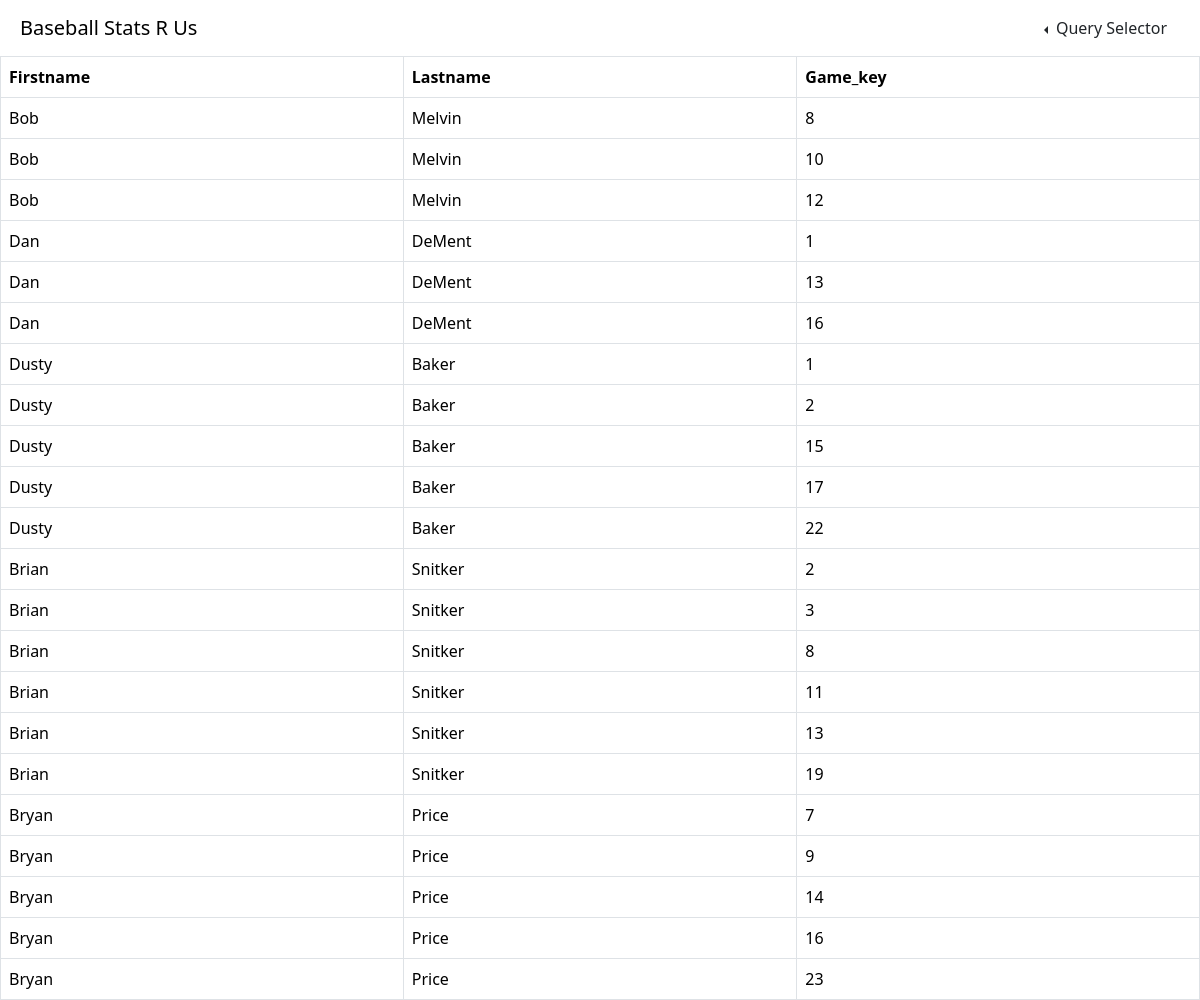
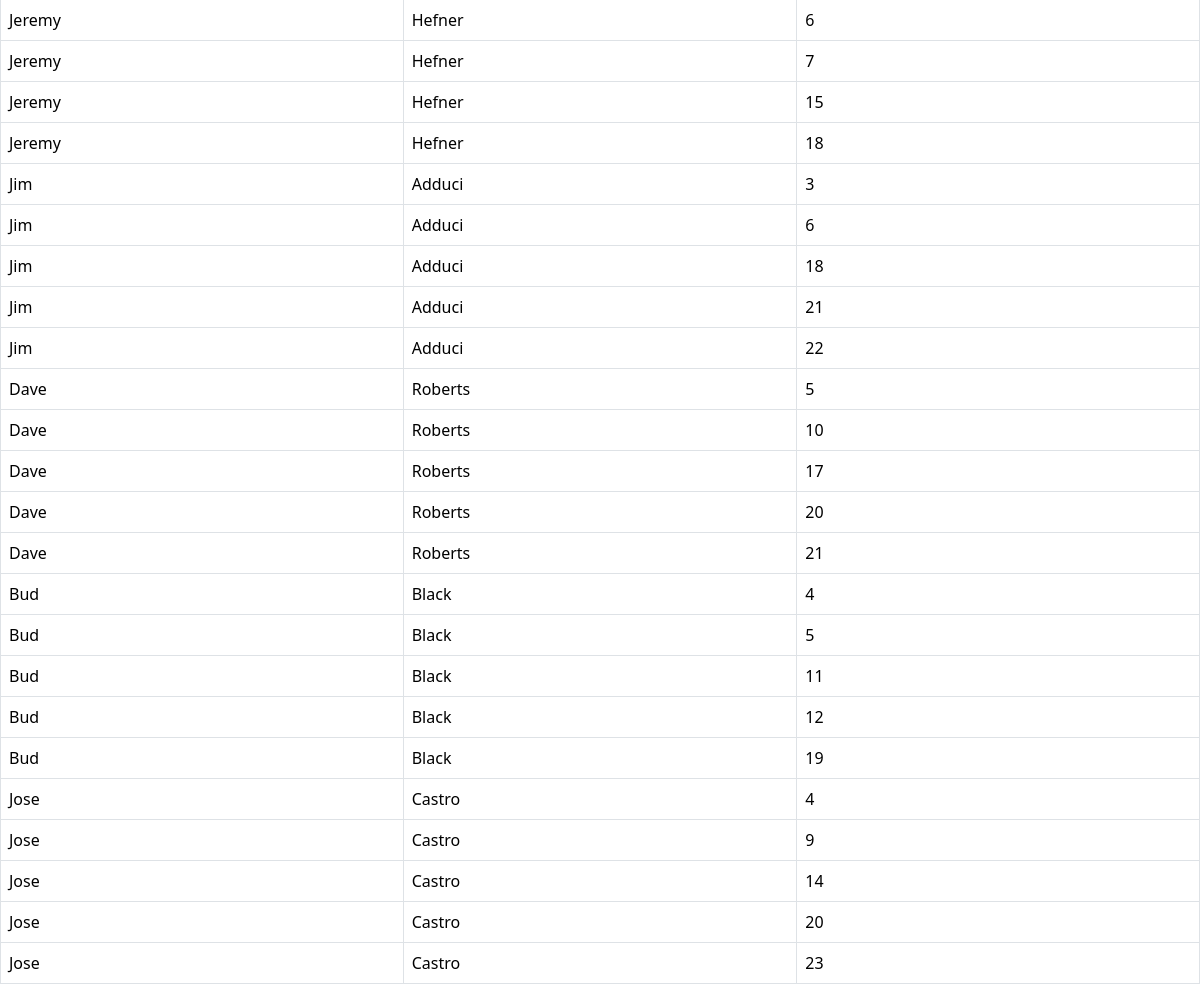
The app's page /Q6.html with its own data (2 pictures, top to bottom).
### tables this page shows
CREATE TABLE coaches (
    c_coach_key decimal(3,0) not null,
    c_coach_firstname varchar(25) not null,
    c_coach_lastname varchar(25) not null,
    c_coach_age decimal(3,0) not null
);

CREATE TABLE games(
    g_game_key decimal(3,0) not null,
    g_team_key_home decimal(3,0) not null,
    g_team_key_away decimal(3,0) not null,
    g_stadium_key decimal(3,0) not null,
    g_season_key decimal(3,0) not null,
    g_date date not null,
    g_score varchar(10) not null
);

### flask_app.py (the view)
@app.route('/Q6.html')
def index_Q6():
    conn = get_conn(db)
    cursor = conn.cursor()
    sql_file_path = 'sql/Queries/query7.sql'
    execute_query_from_file(sql_file_path, cursor)
    results = cursor.fetchall()
    close_conn(conn)
    return render_template('Q6.html', results=results)

### flask_app.py (called while the page is built)
def get_conn(_db):
    conn = None
    try:
        conn = sqlite3.connect(_db)
    except Error as e:
        print(e)
    return conn

def close_conn(_conn):
    try:
        _conn.close()
    except Error as e:
        print(e)
    return

def execute_query_from_file(file_path, cursor):
    with open(file_path, 'r') as file:
        sql_query = file.read()
        cursor.execute(sql_query)

### templates/Q6.html (shortened to what this page needs)
<!DOCTYPE html>
<html>
    <head>
        <link href="https://cdn.jsdelivr.net/npm/bootstrap@5.3.2/dist/css/bootstrap.min.css" rel="stylesheet">
        <link href="{{url_for('static', filename='assets/css/custom.css')}}" rel="stylesheet">
    </head>
    <body>
    <header>
        <nav class="navbar">
            <div class="container-fluid">
                <span class="navbar-brand ms-2">Baseball Stats R Us</span>
                <ul class="navbar-nav me-2">
                    <li class="nav-item dropstart">
                        <button class="btn dropdown-toggle" data-bs-toggle="dropdown">
                            Query Selector
                        </button>
                    </li>
                </ul>
            </div>
        </nav>
    </header>
    <div class="table-responsive" id="results">
        <table class="table table-bordered">
            <tr>
                <th>Firstname</th>
                <th>Lastname</th>
                <th>Game_key</th>
            </tr>
            {%for column in results%}
                <tr>
                    <td>{{column[0]}}</td>
                    <td>{{column[1]}}</td>
                    <td>{{column[2]}}</td>
                </tr>
            {%endfor%}
        </table>
    </div>
    </body>
</html>

### static/assets/css/custom.css (style rules this page uses)
.navbar-nav { flex-direction: row !important; }

### records on screen
coaches: c_coach_firstname "Bob", c_coach_lastname "Melvin", g_game_key "8", g_game_key "10", g_game_key "12"
coaches: c_coach_firstname "Dan", c_coach_lastname "DeMent", g_game_key "1", g_game_key "13", g_game_key "16"
coaches: c_coach_firstname "Dusty", c_coach_lastname "Baker", g_game_key "1", g_game_key "2", g_game_key "15", g_game_key "17", g_game_key "22"
coaches: c_coach_firstname "Brian", c_coach_lastname "Snitker", g_game_key "2", g_game_key "3", g_game_key "8", g_game_key "11", g_game_key "13", g_game_key "19"
coaches: c_coach_firstname "Bryan", c_coach_lastname "Price", g_game_key "7", g_game_key "9", g_game_key "14", g_game_key "16", g_game_key "23"
coaches: c_coach_firstname "Jeremy", c_coach_lastname "Hefner", g_game_key "6", g_game_key "7", g_game_key "15", g_game_key "18"
coaches: c_coach_firstname "Jim", c_coach_lastname "Adduci", g_game_key "3", g_game_key "6", g_game_key "18", g_game_key "21", g_game_key "22"
coaches: c_coach_firstname "Dave", c_coach_lastname "Roberts", g_game_key "5", g_game_key "10", g_game_key "17", g_game_key "20", g_game_key "21"
coaches: c_coach_firstname "Bud", c_coach_lastname "Black", g_game_key "4", g_game_key "5", g_game_key "11", g_game_key "12", g_game_key "19"
coaches: c_coach_firstname "Jose", c_coach_lastname "Castro", g_game_key "4", g_game_key "9", g_game_key "14", g_game_key "20", g_game_key "23"
